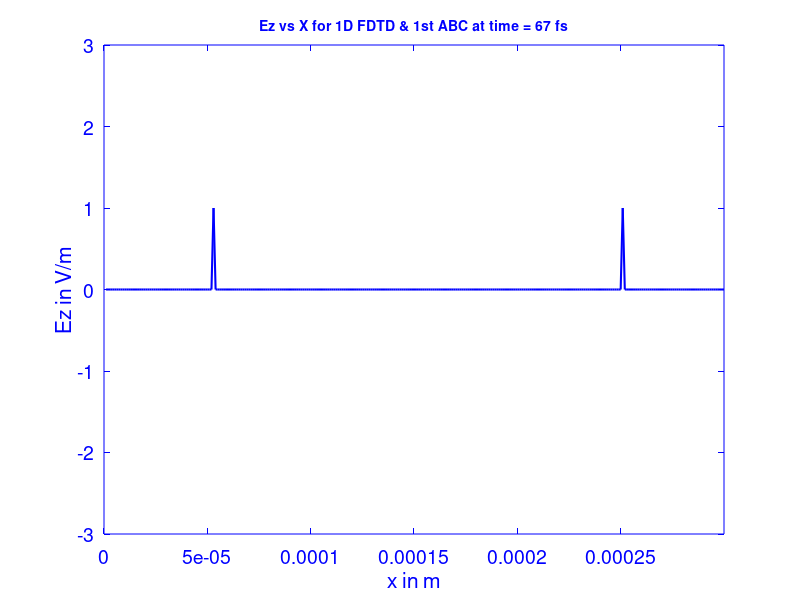

The MATLAB script that drew this image:
clear, clc;

% choose 1st order ABC
first_order=0;

xsize=300;
timetot=200;        
xcenter=150;        

epsilon=(1/(36*pi))*1e-9*ones(1,xsize);      % permittivity
mu=4*pi*1e-7*ones(1,xsize);      % permeability
c=3e+8;     % light speed

deltax=1e-6;
deltat=deltax/c;

Ez=zeros(1,xsize);
Hy=zeros(1,xsize);
Eztot=zeros(timetot,xsize);
Hytot=zeros(timetot,xsize);

sigma=4e-4*ones(1,xsize);
sigmastar=4e-4*ones(1,xsize);

A=((mu-0.5*deltat*sigmastar)./(mu+0.5*deltat*sigmastar)); 
B=(deltat/deltax)./(mu+0.5*deltat*sigmastar);
                                                  
C=((epsilon-0.5*deltat*sigma)./(epsilon+0.5*deltat*sigma)); 
D=(deltat/deltax)./(epsilon+0.5*deltat*sigma);

Ez(xcenter)=1;      % impulse input 
for n=1:1:timetot
    
    % H field
    Hy(1:xsize-1)=A(1:xsize-1).*Hy(1:xsize-1)+B(1:xsize-1).*(Ez(2:xsize)-Ez(1:xsize-1));
    if first_order == 0
        Hy(1)=0;
    end
    % E field
    Ez(2:xsize)=C(2:xsize).*Ez(2:xsize)+D(2:xsize).*(Hy(2:xsize)-Hy(1:xsize-1));
   
    % impulse 
    if n ==1
        Ez(xcenter)=0;
    end
    
    % 1st order ABC
    if first_order == 1
        if n>1
            Ez(1)=Ezlast1+((c*deltat-deltax)/(c*deltat+deltax))*(Ez(2)-Ez(1));
            Ez(xsize)=Ezlast2+((c*deltat-deltax)/(c*deltat+deltax))*(Ez(xsize-1)-Ez(xsize));
        end
    end
     Hytot(n,:)=Hy;
     Eztot(n,:)=Ez;
     
    Ezlast1=Ez(2);
    Ezlast2=Ez(xsize-1);
        
    
    plot((1:1:xsize)*deltax,Ez,'color','b', 'linewidth',1.5);
    titlestring=['\fontsize{14}Ez vs X for 1D FDTD & 1st ABC at time = ',num2str(round(n*deltat/10e-15)),' fs'];
    title(titlestring,'color','b');
    xlabel('x in m','FontSize',14,'color','b' );
    ylabel('Ez in V/m','FontSize',14,'color','b');
    set(gca,'FontSize',14,'xcolor','b','ycolor','b');
    axis([0 xsize*deltax -3 3]);
    F(n)=getframe(gcf);
end
% writerObj=VideoWriter('test.avi');
% open(writerObj);
% writeVideo(writerObj,F);
% close(writerObj);